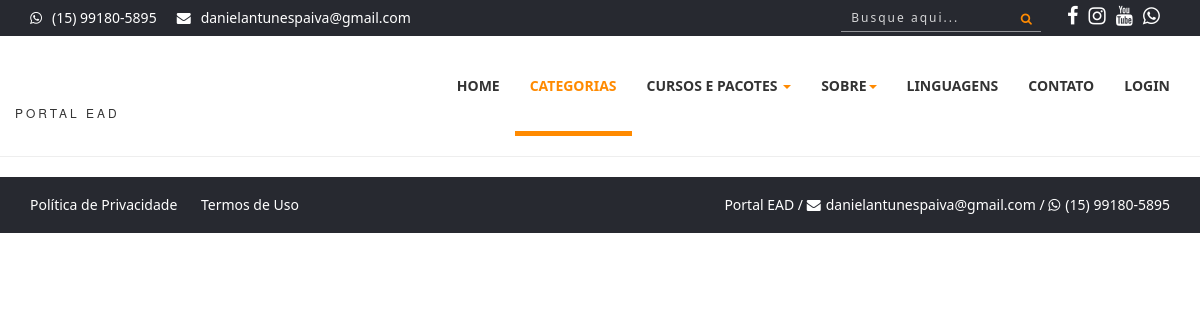
The page /categorias.php on the database as committed earlier.
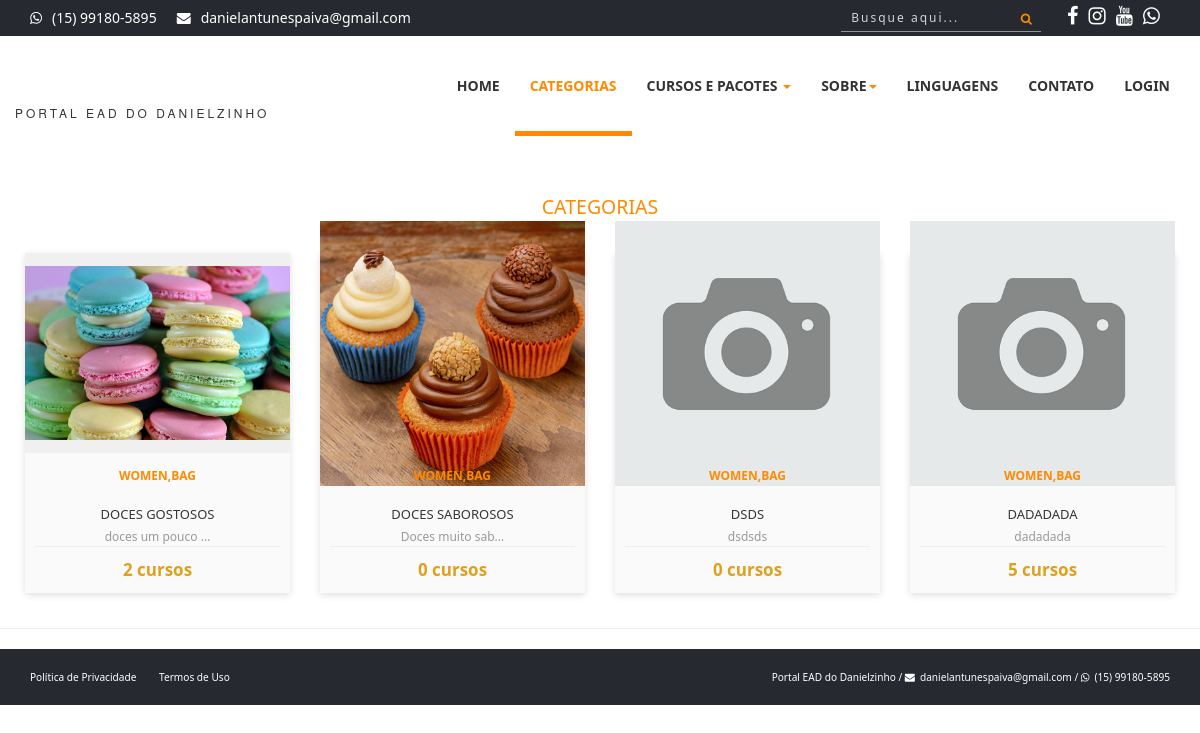
The same page on the database as committed later.
### tables this page shows
CREATE TABLE `config` (
  `id` int(11) NOT NULL,
  `nome_sistema` varchar(50) NOT NULL,
  `email_sistema` varchar(50) NOT NULL,
  `tel_sistema` varchar(20) NOT NULL,
  `cnpj_sistema` varchar(25) DEFAULT NULL,
  `tipo_chave_pix` varchar(25) DEFAULT NULL,
  `chave_pix` varchar(100) DEFAULT NULL,
  `logo` varchar(20) NOT NULL,
  `icone` varchar(20) NOT NULL,
  `logo_rel` varchar(20) NOT NULL,
  `qrcode_pix` varchar(20) DEFAULT NULL,
  `facebook` varchar(120) DEFAULT NULL,
  `instagram` varchar(120) DEFAULT NULL,
  `youtube` varchar(120) DEFAULT NULL,
  `itens_pag` int(11) NOT NULL,
  `video_sobre` varchar(100) NOT NULL,
  `itens_relacionados` int(11) NOT NULL,
  `aulas_liberadas` int(11) NOT NULL,
  `desconto_pix` int(11) NOT NULL,
  `email_adm_mat` varchar(5) DEFAULT NULL,
  `cartoes_fidelidade` int(11) NOT NULL,
  `taxa_boleto` decimal(8,2) NOT NULL,
  `taxa_mp` decimal(8,2) NOT NULL,
  `taxa_paypal` decimal(8,2) NOT NULL,
  `valor_max_cartao` decimal(8,2) NOT NULL,
  `total_emails_por_envio` int(11) NOT NULL,
  `intervalo_envio_email` int(11) NOT NULL,
  `script_dia` date DEFAULT NULL,
  `dias_email_matricula` int(11) NOT NULL,
  `dias_excluir_matricula` int(11) NOT NULL
);

CREATE TABLE `categorias` (
  `id` int(11) NOT NULL,
  `nome` varchar(50) NOT NULL,
  `descricao` varchar(50) NOT NULL,
  `foto` varchar(100) DEFAULT NULL,
  `nome_url` varchar(100) DEFAULT NULL
);

### sistema/conexao.php (called while the page is built, shortened)
<?php
$servidor = 'localhost';
$banco = 'portalead';
$usuario = 'root';
$senha = '';
$nome_sistema = 'Portal EAD do Danielzinho';
$email_sistema = 'danielantunespaiva@gmail.com';
$tel_sistema = '(15) 99180-5895';
try {
    $pdo = new PDO("mysql:dbname=$banco; host=$servidor", "$usuario", "$senha");
} catch (Throwable $th) {
    echo 'Erro ao conectar ao banco de dados! <br><br>' . $th;
}
$query = $pdo->query("SELECT * FROM config");
$res = $query->fetchAll(PDO::FETCH_ASSOC);
$total_reg = @count($res);
if ($total_reg == 0) {
    $pdo->query("INSERT into config SET nome_sistema = '$nome_sistema', email_sistema = '$email_sistema', tel_sistema = '$tel_sistema', logo = 'logo.png', icone = 'favicon.ico', logo_rel = 'logo.jpg', itens_pag = '12', cartoes_fidelidade = '5', valor_max_cartao = '100', total_emails_por_envio = '480', intervalo_envio_email = '70', dias_email_matricula = '3', dias_excluir_matricula = '30', script_dia = curDate()");
} else {
    $nome_sistema = $res[0]['nome_sistema'];
    $email_sistema = $res[0]['email_sistema'];
}
?>

### categorias.php (the view, shortened to what the changed rows need)
<?php
require_once('cabecalho.php');
?>
<?php
$query = $pdo->query("SELECT * FROM categorias ORDER BY id asc");
$res = $query->fetchAll(PDO::FETCH_ASSOC);
$total_reg = @count($res);
if ($total_reg > 0) {
?>
    <section style="margin-top:50px;">
        <div class="section-heading text-center">
            <div class="col-md-12 col-xs-12">
                <h2><small><span>Categorias</span><small></h2>
            </div>
        </div>
        <div class="row" style="margin-left:10px; margin-right:10px;">
            <?php
            for ($i = 0; $i < $total_reg; $i++) {
                $id = $res[$i]['id'];
                $nome = $res[$i]['nome'];
                $descricao = $res[$i]['descricao'];
                $descricao = mb_strimwidth($descricao, 0, 18, "...");
                $foto = $res[$i]['foto'];
                $url = $res[$i]['nome_url'];
                $query2 = $pdo->query("SELECT * FROM cursos WHERE categoria = '$id'");
                $res2 = $query2->fetchAll(PDO::FETCH_ASSOC);
                $cursos = @count($res2);
            ?>
                <div class="col-sm-3 col-xs-6">
                    <div class="product-card">
                        <div class="product-tumb">
                            <a href="categoria-<?php echo $url ?>">
                                <img src="sistema/painel-admin/img/categorias/<?php echo $foto ?>" alt="">
                            </a>
                        </div>
                        <div class="product-details" style="text-align:center">
                            <span class="product-catagory">Women,bag</span>
                            <h4><a href="categoria-<?php echo $url ?>"><?php echo $nome ?></a></h4>
                            <p><?php echo $descricao ?></p>
                            <div class="product-bottom-details">
                                <div class="product-price"><?php echo $cursos ?> cursos</div>
                            </div>
                        </div>
                    </div>
                </div>
            <?php
            }
            ?>
        </div>
    </section>
<?php
}
?>
<?php
require_once('rodape.php');
?>

### cabecalho.php (shortened to what the changed rows need)
<?php
require_once('sistema/conexao.php');
?>
<!DOCTYPE html>
<html>
<head>
    <link rel="stylesheet" href="https://cdnjs.cloudflare.com/ajax/libs/font-awesome/4.5.0/css/font-awesome.min.css">
    <link rel="stylesheet" href="scss/main.css">
    <link rel="stylesheet" href="scss/skin.css">
    <link rel="stylesheet" href="scss/card.css">
    <link rel="stylesheet" href="scss/curso.css">
</head>
<body id="wrapper">
    <section id="top-header">
        <div class="container">
            <div class="row">
                <div class="col-md-7 col-sm-7 col-xs-7 top-header-links">
                    <ul class="contact_links">
                        <li><i class="fa fa-envelope"></i><a href="#"><?php echo $email_sistema ?></a></li>
                    </ul>
                </div>
            </div>
        </div>
    </section>
    <header>
        <nav class="navbar navbar-inverse" style="z-index: 1000">
            <div class="container">
                <div class="row">
                    <div class="navbar-header">
                        <a class="navbar-brand" href="./">
                            <h1> <img src="sistema/img/logo.png" alt="" width="60px">
                            </h1><span><?php echo $nome_sistema ?></span>
                        </a>
                    </div>
                </div>
            </div>
        </nav>
    </header>
    <div id="area-conteudo">

### rodape.php (shortened to what the changed rows need)
<?php
require_once('sistema/conexao.php');
?>
</div>
<section id="bottom-footer">
    <div class="container">
        <div class="row">
            <div class="col-md-6 col-sm-6 col-xs-12 copyright">
                <span class="cor-branca ocultar-mobile"><?php echo $nome_sistema ?> / </span> <i class="fa fa-envelope" style="color:#FFF; margin-right:5px"> </i><a href="#" style="color:#FFF"><?php echo $email_sistema ?></a> / <i class="fa fa-whatsapp" style="color:#FFF; margin-right:5px"></i><a href="http://api.whatsapp.com/send?1=pt_BR&phone=55<?php echo $tel_sistema ?>" target="_blank" style="color:#FFF"><?php echo $tel_sistema ?></a>
            </div>
        </div>
    </div>
</section>
</html>

Rows that differ between the two databases and show on the page:
changed config "danielantunespaiva@gmail.com": nome_sistema "PORTAL EAD" → "PORTAL EAD DO DANIELZINHO"; nome_sistema "Portal EAD" → "Portal EAD do Danielzinho"
added categorias: foto (picture), nome "DOCES GOSTOSOS", descricao "doces um pouco ...", cursos "2"
added categorias: foto (picture), nome "DOCES SABOROSOS", descricao "Doces muito sab...", cursos "0"
added categorias: foto (picture), nome "DSDS", descricao "dsdsds", cursos "0"
added categorias: foto (picture), nome "DADADADA", descricao "dadadada", cursos "5"
Other text that changed with them:
text now shown: "CATEGORIAS"
